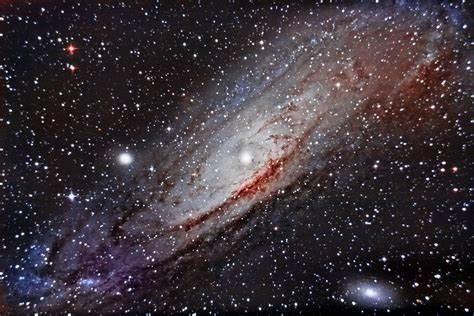
#> input picture TUGAS_4/gaussian_lowpass_filter_and_Ideal_highpass_filter/prototype1.jpg, 474 x 316 px
$ python 'gaussian lowpass filter and Ideal highpass filter.py'
#> lines starting #> are read from the running program, lines starting #| are printed output that depends on the picture; after the words box and inside, x2 and y2 are one past the last pixel; in counts of white or black regions, pixels touching at a corner belong together
# Nama  : Agym Mahaputra Romy Barlianta
# NIM   : F55121076
# Kelas : B

import cv2
import numpy as np
from matplotlib import pyplot as plt

# Load gambar
img = cv2.imread('prototype1.jpg', 0)
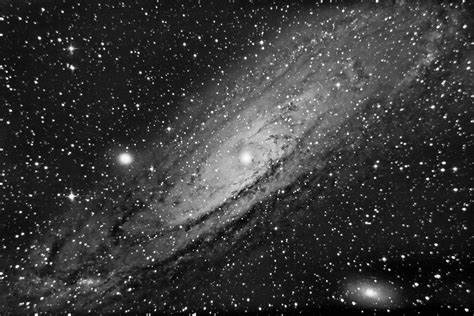
#> img: shape (316, 474); min 0, max 255, mean 55.6

# Transformasi Fourier
f = np.fft.fft2(img)
fshift = np.fft.fftshift(f)

# Filter Gaussian Lowpass
rows, cols = img.shape
#> rows = 316; cols = 474
crow, ccol = rows // 2, cols // 2
#> crow = 158; ccol = 237
D = 30
Gaussian_LP = np.zeros((rows, cols))
for i in range(rows):
    for j in range(cols):
        Gaussian_LP[i, j] = np.exp(-((i - crow) ** 2 + (j - ccol) ** 2) / (2 * D ** 2))
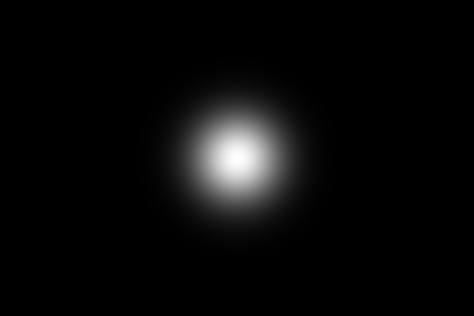
#> Gaussian_LP: shape (316, 474) float64; min 2.66e-20, max 1, mean 0.0378

Gaussian_LP_shift = np.fft.fftshift(Gaussian_LP)
filtered_Gaussian_LP = fshift * Gaussian_LP_shift
img_Gaussian_LP = np.fft.ifft2(filtered_Gaussian_LP)
img_Gaussian_LP = np.abs(img_Gaussian_LP)
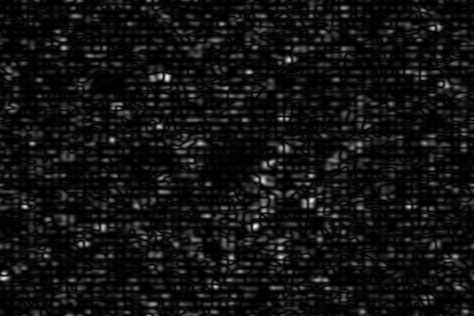
#> img_Gaussian_LP: shape (316, 474) float64; min 1.09e-06, max 5.86, mean 0.428; drawn with min black and max white

# Filter Ideal Highpass
D0 = 30
Ideal_HP = np.zeros((rows, cols))
for i in range(rows):
    for j in range(cols):
        D = np.sqrt((i - crow) ** 2 + (j - ccol) ** 2)
        if D > D0:
            Ideal_HP[i, j] = 1
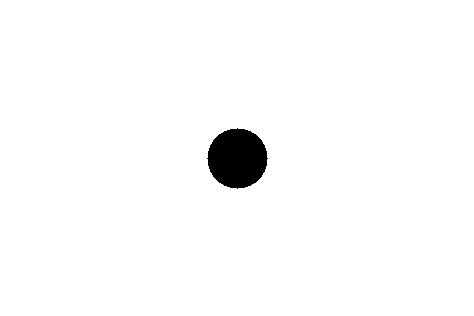
#> Ideal_HP: shape (316, 474) float64; values 0 (black) and 1 (white), 98.1% white; 1 black region, box (x1, y1, x2, y2) and area: (207, 128, 268, 189) 2821

Ideal_HP_shift = np.fft.fftshift(Ideal_HP)
filtered_Ideal_HP = fshift * Ideal_HP_shift
img_Ideal_HP = np.fft.ifft2(filtered_Ideal_HP)
img_Ideal_HP = np.abs(img_Ideal_HP)

# Tampilkan gambar hasil filter
plt.subplot(131), plt.imshow(img, cmap='gray')
plt.title('Input Gambar'), plt.xticks([]), plt.yticks([])
plt.subplot(132), plt.imshow(img_Gaussian_LP, cmap='gray')
plt.title('Gaussian Lowpass Filter'), plt.xticks([]), plt.yticks([])
plt.subplot(133), plt.imshow(img_Ideal_HP, cmap='gray')
plt.title('Ideal Highpass Filter'), plt.xticks([]), plt.yticks([])
plt.show()
